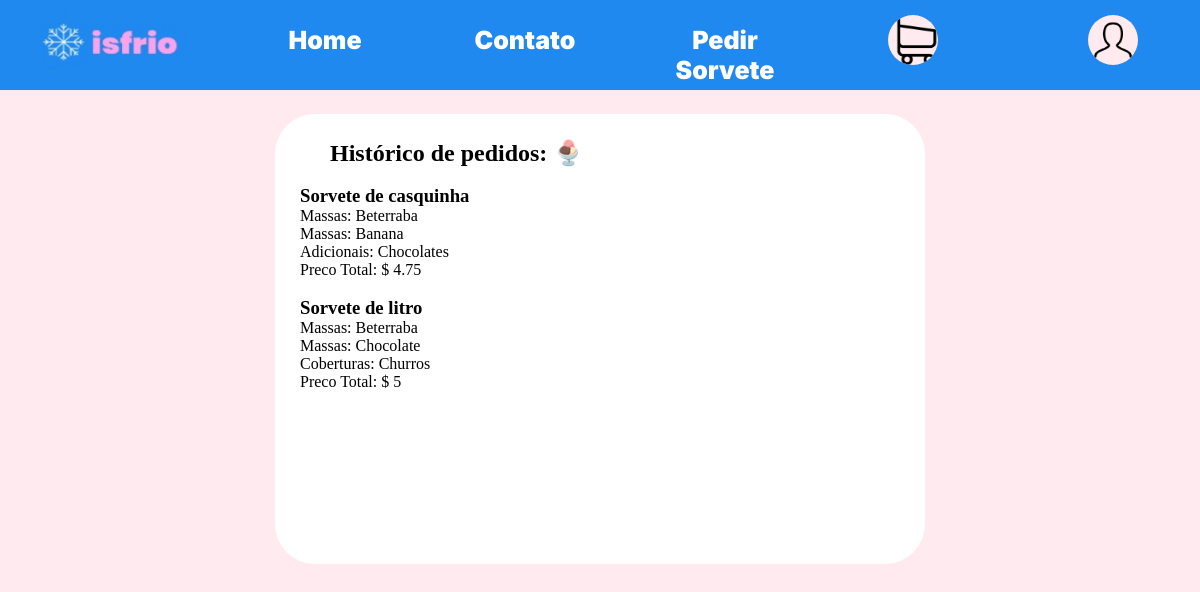
Page /compras.php (signed in) on the earlier database version.
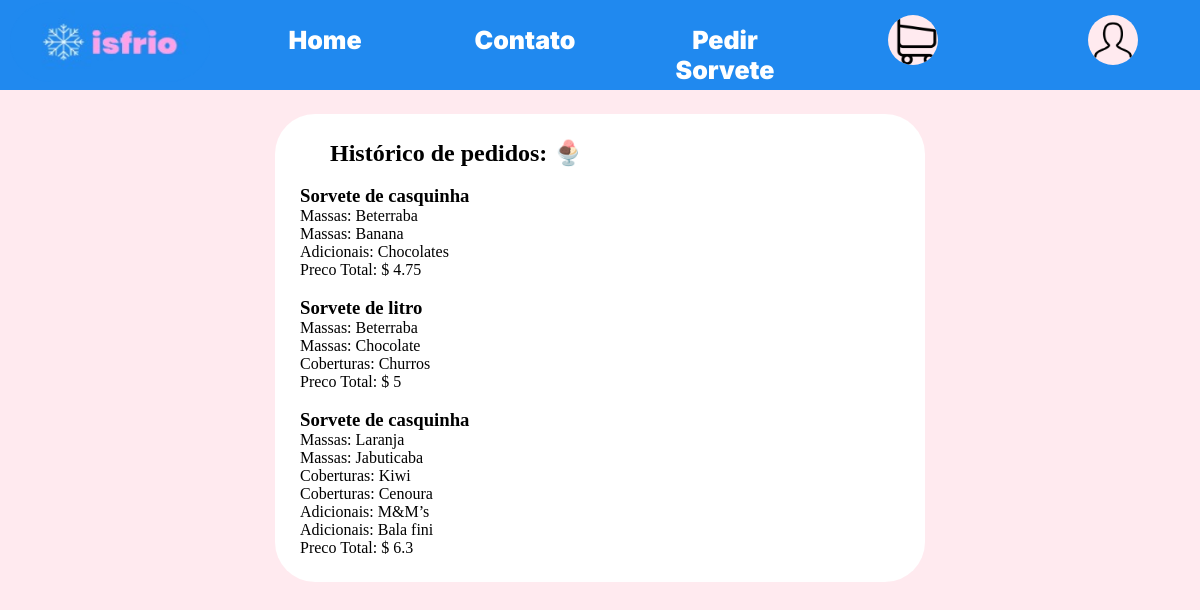
Same page on the later database version.
### tables this page shows
CREATE TABLE `massas` (
  `id` int(11) NOT NULL,
  `nome` varchar(666) NOT NULL,
  `preco` decimal(10,2) NOT NULL
);

CREATE TABLE `adicionais` (
  `id` int(11) NOT NULL,
  `nome` varchar(666) NOT NULL,
  `preco` decimal(10,2) NOT NULL
);

CREATE TABLE `coberturas` (
  `id` int(11) NOT NULL,
  `nome` varchar(666) NOT NULL,
  `preco` decimal(10,2) NOT NULL
);

### classes/isfrio.php (called while the page is built, shortened)
<?php
class isfrio{
    public function buscarPedidos(){
        global $pdo;
        $sql = $pdo->prepare("SELECT * FROM pedidos WHERE id_usuario = :u");
        $sql-> bindValue(":u", $_SESSION['id']);
        $sql-> execute();
        if($sql->rowCount()>0){
            $dados = $sql->fetchAll();
            return $dados;
        }
    }
    public function buscarComplementos($id_pedido){
        global $pdo;
        $sql = $pdo->prepare("SELECT * FROM pedidos_complementos WHERE id_pedido = :i");
        $sql-> bindValue(":i", $id_pedido);
        $sql-> execute();
        if($sql->rowCount()>0){
            $dados = $sql->fetch();
            return $dados;
        }
    }
    public function buscarMassas($massa){
        $massasEx = explode(",", $massa);
        $quantidadeMassas = count($massasEx);
        $arrayM = [];
        for($i = 0; $i < $quantidadeMassas; $i++){
            global $pdo;
            $sql = $pdo->prepare("SELECT nome, preco FROM massas WHERE id = :m");
            $sql-> bindValue(":m", $massasEx[$i]);
            $sql-> execute();
            if($sql->rowCount()>0){
                $dados = $sql->fetch();
                array_push($arrayM, $dados);
            }
        }
        return $arrayM;
    }
	public function buscarCoberturas($cobertura){
        $coberturasEx = explode(",", $cobertura);
        $quantidadeCoberturas = count($coberturasEx);
        $arrayC = [];
        for($i = 0; $i < $quantidadeCoberturas; $i++){
            global $pdo;
            $sql = $pdo->prepare("SELECT nome, preco FROM coberturas WHERE id = :m");
            $sql-> bindValue(":m", $coberturasEx[$i]);
            $sql-> execute();
            if($sql->rowCount()>0){
                $dados = $sql->fetch();
                array_push($arrayC, $dados);
            }
        }
        return $arrayC;
    }
		public function buscarAdicionais($adicionais){
        $adicionaisEx = explode(",", $adicionais);
        $quantidadeAdicionais = count($adicionaisEx);
        $arrayA = [];
        for($i = 0; $i < $quantidadeAdicionais; $i++){
            global $pdo;
            $sql = $pdo->prepare("SELECT nome, preco FROM adicionais WHERE id = :m");
            $sql-> bindValue(":m", $adicionaisEx[$i]);
            $sql-> execute();
            if($sql->rowCount()>0){
                $dados = $sql->fetch();
                array_push($arrayA, $dados);
            }
        }
        return $arrayA;
    }
}
?>

### compras.php (the view, shortened to what this page needs)
<?php
    require_once 'classes/isfrio.php';
    $u = new isfrio();
?>
<!DOCTYPE html>
<html lang="pt-br">
<head>
    <link rel="stylesheet" href="styles/compras.css">
</head>
<body>
<div class="fundo">
    <div id="superior">
        <div id="botaoLogo">
            <img src="imagens/logo.png" alt="" width="200px" height="80px">
        </div>
        <div id="botaoHome">
            <a class="navegador" href="home.php">Home</a>
        </div>
        <div id="botaoContato">
            <a class="navegador" href="contato.php">Contato</a>
        </div>
        <div id="botaoSorvete">
            <a class="navegador" href="pedir/tipoSorvete.php">Pedir Sorvete</a>
        </div>
        <div id="botaoCarrinho">
            <a href="">
                <img src="imagens/carrinho2.png" id="imagemSuperior" alt="" width="50px" height="50px">
            </a>
        </div>
        <div id="botaoPerfil">
            <a href="perfil.php">
                <img src="imagens/perfil.png" id="imagemSuperior" alt="" width="50px" height="50px">
            </a>
        </div>
    </div>
    <div id="campo">
        <h2>Histórico de pedidos: 🍨</h2>
        <?php
        $u->conectar("isfrio", "localhost", "root", "");
        $pedidos = $u->buscarPedidos();
        $quantidadePedidos = count($pedidos);
        for($i = 0; $i < $quantidadePedidos; $i++){
            echo "<br>";
            $complementos = $u->buscarComplementos($pedidos[$i]["id"]);
            $produtos = $u->buscarProdutos($complementos["id_produto"]);
            print_r('<h3>'.$produtos["nome"].'</h3>');
            $massas = $u->buscarMassas($complementos["id_massa"]);
            $qtdMassa = count($massas);
            for($m = 0; $m < $qtdMassa; $m++){
                echo "Massas: ";
                echo $massas[$m]["nome"];
                echo "<br>";
            }
            $coberturas = $u->buscarCoberturas($complementos["id_cobertura"]);
            $qtdCobertura = count($coberturas);
            for($c = 0; $c < $qtdCobertura; $c++){
                echo "Coberturas: ";
                echo $coberturas[$c]["nome"];
                echo "<br>";
            }
            $adicionais = $u->buscarAdicionais($complementos["id_adiconal"]);
            $qtdAdicional = count($adicionais);
            for($a = 0; $a < $qtdAdicional; $a++){
                echo "Adicionais: ";
                echo $adicionais[$a]["nome"];
                echo "<br>";
            }
            $precoTotal = $u->buscarPrecoTotal($pedidos[$i]["id"]);
            echo "Preco Total: $ ";
            print_r($precoTotal[0]);
            echo "<br>";
        }
        ?>
    </div>
</div>
</body>

Differences in the rows shown:
added massas: nome "Laranja", shown under "Sorvete de casquinha 6.3"
added massas: nome "Jabuticaba", shown under "Sorvete de casquinha 6.3"
now on this page (row unchanged): coberturas: nome "Kiwi", shown under "Sorvete de casquinha 6.3"
added coberturas: nome "Cenoura", shown under "Sorvete de casquinha 6.3"
now on this page (row unchanged): adicionais: nome "M&M’s", shown under "Sorvete de casquinha 6.3"
added adicionais: nome "Bala fini", shown under "Sorvete de casquinha 6.3"
Other differences:
new list line: "Sorvete de casquinha 6.3 Preco Total: $"
